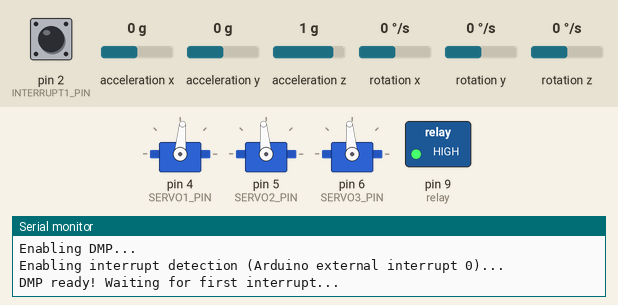
A sketch run on a simulated Arduino Uno, built with avr-gcc and run on an emulated ATmega328P. On the bench: 3 × servo, switched loads named in the sketch (green lamp = pin HIGH), the last lines printed to the serial monitor. Inputs (shaded band) come from the test bench; at power-on: rotation z 0 °/s, acceleration z 1 g, acceleration y 0 g, acceleration x 0 g, pin 2 (INTERRUPT1_PIN) LOW, rotation x 0 °/s, rotation y 0 °/s. The sensor or clock chip raises its interrupt line as the real part does.

Above: at 1.8 s.
1.9 s: rotation z set to -192 °/s
At 2.63 s:
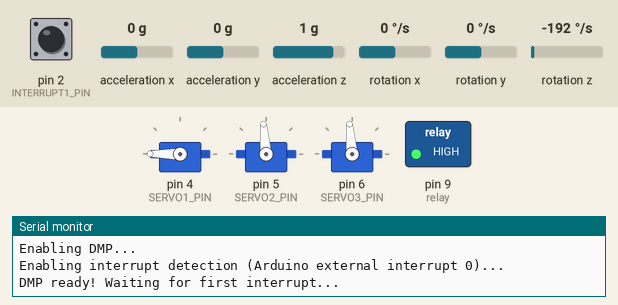
At 3.1 s:
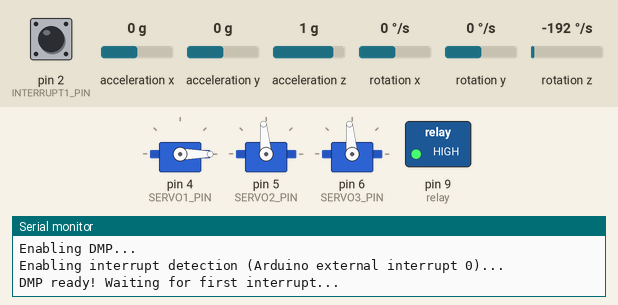
4.9 s: acceleration z set to 0 g
7.9 s: acceleration y set to -1.4 g
At 8.4 s:
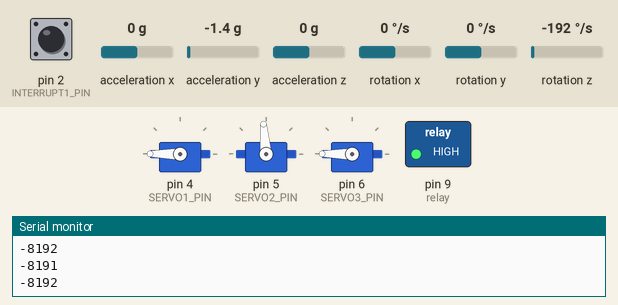
10.9 s: acceleration x set to 1.4 g
13.9 s: acceleration x set to -1.4 g
16.9 s: acceleration y set to 0 g
At 18.4 s:
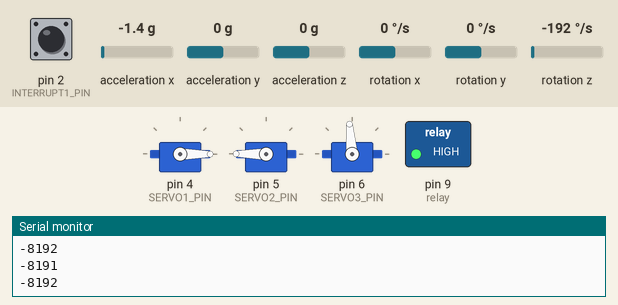
Timing chart, 0 to 20.9 s (numbered marks = the images above; inputs shaded):
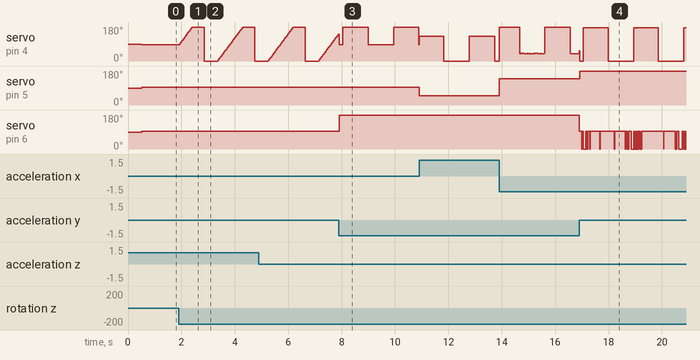

Measured:
- after the input at 1.9 s, servo on pin 4 (SERVO1_PIN): ramps from 0° to 180° and jumps back, once every 1.9 s
- after the input at 7.9 s, servo on pin 6 (SERVO3_PIN): 95° → 180° at once
- after the input at 16.9 s, servo on pin 5 (SERVO2_PIN): 140° → 180° at once

The sketch:

accel_test.ino
```cpp
#include "I2Cdev.h"
#include <Servo.h>
#include "MPU6050_6Axis_MotionApps20.h"

#if  I2CDEV_IMPLEMENTATION == I2CDEV_ARDUINO_WIRE
    #include "Wire.h"
#endif


MPU6050 mpu1(0x68);
MPU6050 mpu2(0x69);

#define OUTPUT_READABLE_YAWPITCHROLL
#define OUTPUT_READABLE_REALACCEL
#define OUTPUT_READABLE_WORLDACCEL

#define INTERRUPT1_PIN 2
#define LED_PIN 13
#define SERVO1_PIN 4
#define SERVO2_PIN 5
#define SERVO3_PIN 6

bool blinkState = false;

bool dmp1Ready = false;
uint8_t mpu1IntStatus;
uint8_t dev1Status;
uint16_t packet1Size;
uint16_t fifo1Count;
uint8_t fifo1Buffer[64];

Servo servo1;
Servo servo2;
Servo servo3;

Quaternion q1;
VectorInt16 aa1;
VectorInt16 aa1Real;
VectorInt16 aa1World;
VectorFloat gravity1;
float euler1[3];
float ypr1[3];
float servo1init = 85;
float servo2init = 95;
float servo3init = 95;
float ang = 60;

uint8_t teapot1Packet[14] = { '$', 0x02, 0,0, 0,0, 0,0, 0,0, 0x00, 0x00, '\r', '\n' };

int relay = 9;
bool launched = false;
bool unsafe = false;
bool completed = false;

volatile bool mpu1Interrupt = false;     // indicates whether MPU interrupt pin has gone high
void dmp1DataReady() {
    mpu1Interrupt = true;
}


void setup() {
  // put your setup code here, to run once:

  #if I2CDEV_IMPLEMENTATION == I2CDEV_ARDUINO_WIRE
      Wire.begin();
      Wire.setClock(400000); // 400kHz I2C clock. Comment this line if having compilation difficulties
  #elif I2CDEV_IMPLEMENTATION == I2CDEV_BUILTIN_FASTWIRE
      Fastwire::setup(400, true);
  #endif
  Serial.begin(115200);
  mpu1.initialize();
  pinMode(INTERRUPT1_PIN, INPUT);

  Serial.println(F("Testing device connections..."));
  Serial.println(mpu1.testConnection() ? F("MPU1 connection successful") : F("MPU1 connection failed"));

  Serial.println(F("\nSend any character to begin DMP programming and demo: "));

  Serial.println(F("Initializing MPU1 DMP..."));
  dev1Status = mpu1.dmpInitialize();

  if (dev1Status == 0) {
    mpu1.CalibrateAccel(6);
    mpu1.CalibrateGyro(6);
    mpu1.PrintActiveOffsets();
    Serial.println(F("Enabling DMP..."));
    mpu1.setDMPEnabled(true);

    Serial.print(F("Enabling interrupt detection (Arduino external interrupt "));
    Serial.print(digitalPinToInterrupt(INTERRUPT1_PIN));
    Serial.println(F(")..."));
    attachInterrupt(digitalPinToInterrupt(INTERRUPT1_PIN), dmp1DataReady, RISING);
    mpu1IntStatus = mpu1.getIntStatus();

    Serial.println(F("DMP ready! Waiting for first interrupt..."));
    dmp1Ready = true;
    packet1Size = mpu1.dmpGetFIFOPacketSize();
  } else {
      // ERROR!
      // 1 = initial memory load failed
      // 2 = DMP configuration updates failed
      // (if it's going to break, usually the code will be 1)
      Serial.print(F("DMP Initialization failed (code "));
      Serial.print(dev1Status);
      Serial.println(F(")"));
  }
  pinMode(relay, OUTPUT);
  digitalWrite(relay, HIGH);
  servo1.attach(SERVO1_PIN);
  servo2.attach(SERVO2_PIN);
  servo3.attach(SERVO3_PIN);
  servo1.write(servo1init);
  servo2.write(servo2init);
  servo3.write(servo3init);
  delay(100);
  //digitalWrite(relay, LOW);


}

void loop() {
  // put your main code here, to run repeatedly:
  // if programming failed, don't try to do anything
  if (!dmp1Ready) return;
  while (!mpu1Interrupt && fifo1Count < packet1Size) {
      if (mpu1Interrupt && fifo1Count < packet1Size) {
        fifo1Count = mpu1.getFIFOCount();
      }
  }
  mpu1Interrupt = false;
  mpu1IntStatus = mpu1.getIntStatus();
  fifo1Count = mpu1.getFIFOCount();
  if(fifo1Count < packet1Size){
          //Lets go back and wait for another interrupt. We shouldn't be here, we got an interrupt from another event
      // This is blocking so don't do it   while (fifoCount < packetSize) fifoCount = mpu.getFIFOCount();
  }
  else if ((mpu1IntStatus & (0x01 << MPU6050_INTERRUPT_FIFO_OFLOW_BIT)) || fifo1Count >= 1024) {
    // reset so we can continue cleanly
    mpu1.resetFIFO();
    //  fifoCount = mpu.getFIFOCount();  // will be zero after reset no need to ask
    Serial.println(F("FIFO overflow!"));
  // otherwise, check for DMP data ready interrupt (this should happen frequently)
  } else if (mpu1IntStatus & (0x01 << MPU6050_INTERRUPT_DMP_INT_BIT)) {
      while(fifo1Count >= packet1Size) { // Lets catch up to NOW, someone is using the dreaded delay()!
        mpu1.getFIFOBytes(fifo1Buffer, packet1Size);
        // track FIFO count here in case there is > 1 packet available
        // (this lets us immediately read more without waiting for an interrupt)
        fifo1Count -= packet1Size;
      }
      #ifdef OUTPUT_READABLE_YAWPITCHROLL
          // display Euler angles in degrees
          mpu1.dmpGetQuaternion(&q1, fifo1Buffer);
          mpu1.dmpGetGravity(&gravity1, &q1);
          mpu1.dmpGetYawPitchRoll(ypr1, &q1, &gravity1);
          //Serial.print("ypr\t");
          //Serial.print(ypr[0] * 180/M_PI);
          servo1.write(servo1init+ypr1[0]*180/M_PI);
          //Serial.print("\t");
          //Serial.print(ypr[1] * 180/M_PI);
          servo2.write(servo2init-ypr1[1]*180/M_PI);
          //Serial.print("\t");
          //Serial.println(ypr1[2] * 180/M_PI);
          servo3.write(servo3init-ypr1[2]*180/M_PI);
      #endif

      #ifdef OUTPUT_READABLE_REALACCEL
          // display real acceleration, adjusted to remove gravity
          mpu1.dmpGetQuaternion(&q1, fifo1Buffer);
          mpu1.dmpGetAccel(&aa1, fifo1Buffer);
          mpu1.dmpGetGravity(&gravity1, &q1);
          mpu1.dmpGetLinearAccel(&aa1Real, &aa1, &gravity1);
          /*
          Serial.print("areal\t");

          Serial.print(aa1Real.x);
          Serial.print("\t");
          Serial.print(aa1Real.y);
          Serial.print("\t");
          Serial.print(aa1Real.z);
          Serial.print("\t");
          //Serial.println(aa1Real.z);
          Serial.print(aa1Real.x*aa1Real.x);
          Serial.print("\t");
          Serial.print(aa1Real.y*aa1Real.y);
          Serial.print("\t");
          Serial.print(aa1Real.z*aa1Real.z);
          Serial.print("\t");
          Serial.println((aa1Real.x*aa1Real.x)+(aa1Real.y*aa1Real.y)+(aa1Real.z*aa1Real.z));
          Serial.println(sqrt((aa1Real.x*aa1Real.x)+(aa1Real.y*aa1Real.y)+(aa1Real.z*aa1Real.z)));
          */
          if (abs(aa1Real.z) > 8000) {
            Serial.println(aa1Real.z);
          }

      #endif
      /*
      #ifdef OUTPUT_READABLE_WORLDACCEL
          // display initial world-frame acceleration, adjusted to remove gravity
          // and rotated based on known orientation from quaternion
          mpu1.dmpGetQuaternion(&q1, fifo1Buffer);
          mpu1.dmpGetAccel(&aa1, fifo1Buffer);
          mpu1.dmpGetGravity(&gravity1, &q1);
          mpu1.dmpGetLinearAccel(&aa1Real, &aa1, &gravity1);
          mpu1.dmpGetLinearAccelInWorld(&aa1World, &aa1Real, &q1);
          Serial.print("aworld\t");
          Serial.print(aa1World.x);
          Serial.print("\t");
          Serial.print(aa1World.y);
          Serial.print("\t");
          Serial.println(aa1World.z);
      #endif
      */
      // blink LED to indicate activity
      blinkState = !blinkState;
      digitalWrite(LED_PIN, blinkState);
  }
}
```
